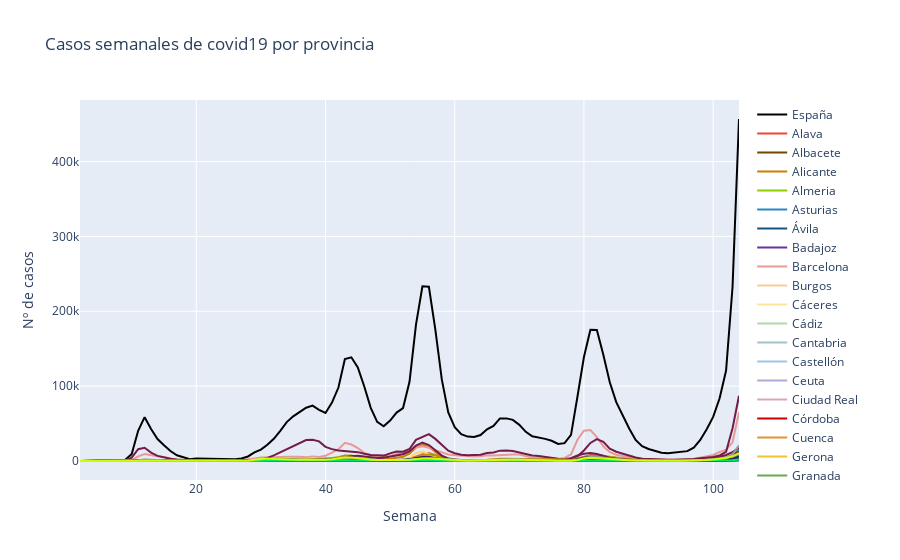

This figure's notebook cell:
### Code cell
alava = go.Scatter(x= covid_semanal_prov['Semana'] , y= covid_semanal_prov[lista_provincias[1]] , name= lista_provincias[1] , mode= 'lines' , marker= dict(color= '#f44336'))
albacete = go.Scatter(x= covid_semanal_prov['Semana'] , y= covid_semanal_prov[lista_provincias[2]] , name= lista_provincias[2] , mode= 'lines' , marker= dict(color= '#744700'))
alicante = go.Scatter(x= covid_semanal_prov['Semana'] , y= covid_semanal_prov[lista_provincias[3]] , name= lista_provincias[3] , mode= 'lines' , marker= dict(color= '#ce7e00'))
almeria = go.Scatter(x= covid_semanal_prov['Semana'] , y= covid_semanal_prov[lista_provincias[4]] , name= lista_provincias[4] , mode= 'lines' , marker= dict(color= '#8fce00'))
asturias = go.Scatter(x= covid_semanal_prov['Semana'] , y= covid_semanal_prov[lista_provincias[5]] , name= lista_provincias[5] , mode= 'lines' , marker= dict(color= '#2986cc'))
avila = go.Scatter(x= covid_semanal_prov['Semana'] , y= covid_semanal_prov[lista_provincias[6]] , name= lista_provincias[6] , mode= 'lines' , marker= dict(color= '#16537e'))
badajoz = go.Scatter(x= covid_semanal_prov['Semana'] , y= covid_semanal_prov[lista_provincias[7]] , name= lista_provincias[7] , mode= 'lines' , marker= dict(color= '#6a329f'))
barcelona = go.Scatter(x= covid_semanal_prov['Semana'] , y= covid_semanal_prov[lista_provincias[8]] , name= lista_provincias[8] , mode= 'lines' , marker= dict(color= '#ea9999'))
burgos = go.Scatter(x= covid_semanal_prov['Semana'] , y= covid_semanal_prov[lista_provincias[9]] , name= lista_provincias[9] , mode= 'lines' , marker= dict(color= '#f9cb9c'))
caceres = go.Scatter(x= covid_semanal_prov['Semana'] , y= covid_semanal_prov[lista_provincias[10]] , name= lista_provincias[10] , mode= 'lines' , marker= dict(color= '#ffe599'))
cadiz = go.Scatter(x= covid_semanal_prov['Semana'] , y= covid_semanal_prov[lista_provincias[11]] , name= lista_provincias[11] , mode= 'lines' , marker= dict(color= '#b6d7a8'))
cantabria = go.Scatter(x= covid_semanal_prov['Semana'] , y= covid_semanal_prov[lista_provincias[12]] , name= lista_provincias[12] , mode= 'lines' , marker= dict(color= '#a2c4c9'))
castellon = go.Scatter(x= covid_semanal_prov['Semana'] , y= covid_semanal_prov[lista_provincias[13]] , name= lista_provincias[13] , mode= 'lines' , marker= dict(color= '#9fc5e8'))
ceuta = go.Scatter(x= covid_semanal_prov['Semana'] , y= covid_semanal_prov[lista_provincias[14]] , name= lista_provincias[14] , mode= 'lines' , marker= dict(color= '#b4a7d6'))
ciudad_real = go.Scatter(x= covid_semanal_prov['Semana'] , y= covid_semanal_prov[lista_provincias[15]] , name= lista_provincias[15] , mode= 'lines' , marker= dict(color= '#d5a6bd'))
cordoba = go.Scatter(x= covid_semanal_prov['Semana'] , y= covid_semanal_prov[lista_provincias[16]] , name= lista_provincias[16] , mode= 'lines' , marker= dict(color= '#cc0000'))
cuenca = go.Scatter(x= covid_semanal_prov['Semana'] , y= covid_semanal_prov[lista_provincias[17]] , name= lista_provincias[17] , mode= 'lines' , marker= dict(color= '#e69138'))
gerona = go.Scatter(x= covid_semanal_prov['Semana'] , y= covid_semanal_prov[lista_provincias[18]] , name= lista_provincias[18] , mode= 'lines' , marker= dict(color= '#f1c232'))
granada = go.Scatter(x= covid_semanal_prov['Semana'] , y= covid_semanal_prov[lista_provincias[19]] , name= lista_provincias[19] , mode= 'lines' , marker= dict(color= '#6aa84f'))
guadalajara = go.Scatter(x= covid_semanal_prov['Semana'] , y= covid_semanal_prov[lista_provincias[20]] , name= lista_provincias[20] , mode= 'lines' , marker= dict(color= '#45818e'))
guipuzcoa = go.Scatter(x= covid_semanal_prov['Semana'] , y= covid_semanal_prov[lista_provincias[21]] , name= lista_provincias[21] , mode= 'lines' , marker= dict(color= '#3d85c6'))
huelva = go.Scatter(x= covid_semanal_prov['Semana'] , y= covid_semanal_prov[lista_provincias[22]] , name= lista_provincias[22] , mode= 'lines' , marker= dict(color= '#674ea7'))
huesca = go.Scatter(x= covid_semanal_prov['Semana'] , y= covid_semanal_prov[lista_provincias[23]] , name= lista_provincias[23] , mode= 'lines' , marker= dict(color= '#a64d79'))
jaen = go.Scatter(x= covid_semanal_prov['Semana'] , y= covid_semanal_prov[lista_provincias[24]] , name= lista_provincias[25] , mode= 'lines' , marker= dict(color= '#990000'))
coruña = go.Scatter(x= covid_semanal_prov['Semana'] , y= covid_semanal_prov[lista_provincias[25]] , name= lista_provincias[25] , mode= 'lines' , marker= dict(color= '#b45f06'))
rioja = go.Scatter(x= covid_semanal_prov['Semana'] , y= covid_semanal_prov[lista_provincias[26]] , name= lista_provincias[26] , mode= 'lines' , marker= dict(color= '#bf9000'))
las_palmas = go.Scatter(x= covid_semanal_prov['Semana'] , y= covid_semanal_prov[lista_provincias[27]] , name= lista_provincias[27] , mode= 'lines' , marker= dict(color= '#38761d'))
leon = go.Scatter(x= covid_semanal_prov['Semana'] , y= covid_semanal_prov[lista_provincias[28]] , name= lista_provincias[28] , mode= 'lines' , marker= dict(color= '#134f5c'))
lerida = go.Scatter(x= covid_semanal_prov['Semana'] , y= covid_semanal_prov[lista_provincias[29]] , name= lista_provincias[29] , mode= 'lines' , marker= dict(color= '#0b5394'))
lugo = go.Scatter(x= covid_semanal_prov['Semana'] , y= covid_semanal_prov[lista_provincias[30]] , name= lista_provincias[30] , mode= 'lines' , marker= dict(color= '#351c75'))
madrid = go.Scatter(x= covid_semanal_prov['Semana'] , y= covid_semanal_prov[lista_provincias[31]] , name= lista_provincias[31] , mode= 'lines' , marker= dict(color= '#741b47'))
malaga = go.Scatter(x= covid_semanal_prov['Semana'] , y= covid_semanal_prov[lista_provincias[32]] , name= lista_provincias[32] , mode= 'lines' , marker= dict(color= '#e06666'))
melilla = go.Scatter(x= covid_semanal_prov['Semana'] , y= covid_semanal_prov[lista_provincias[33]] , name= lista_provincias[33] , mode= 'lines' , marker= dict(color= '#f6b26b'))
murcia = go.Scatter(x= covid_semanal_prov['Semana'] , y= covid_semanal_prov[lista_provincias[34]] , name= lista_provincias[34] , mode= 'lines' , marker= dict(color= '#ffd966'))
navarra = go.Scatter(x= covid_semanal_prov['Semana'] , y= covid_semanal_prov[lista_provincias[35]] , name= lista_provincias[35] , mode= 'lines' , marker= dict(color= '#93c47d'))
orense = go.Scatter(x= covid_semanal_prov['Semana'] , y= covid_semanal_prov[lista_provincias[36]] , name= lista_provincias[36] , mode= 'lines' , marker= dict(color= '#76a5af'))
palencia = go.Scatter(x= covid_semanal_prov['Semana'] , y= covid_semanal_prov[lista_provincias[37]] , name= lista_provincias[37] , mode= 'lines' , marker= dict(color= '#6fa8dc'))
pontevedra = go.Scatter(x= covid_semanal_prov['Semana'] , y= covid_semanal_prov[lista_provincias[38]] , name= lista_provincias[38] , mode= 'lines' , marker= dict(color= '#8e7cc3'))
salamanca = go.Scatter(x= covid_semanal_prov['Semana'] , y= covid_semanal_prov[lista_provincias[39]] , name= lista_provincias[39] , mode= 'lines' , marker= dict(color= '#c27ba0'))
tenerife = go.Scatter(x= covid_semanal_prov['Semana'] , y= covid_semanal_prov[lista_provincias[40]] , name= lista_provincias[40] , mode= 'lines' , marker= dict(color= '#990000'))
segovia = go.Scatter(x= covid_semanal_prov['Semana'] , y= covid_semanal_prov[lista_provincias[41]] , name= lista_provincias[41] , mode= 'lines' , marker= dict(color= '#b45f06'))
sevilla = go.Scatter(x= covid_semanal_prov['Semana'] , y= covid_semanal_prov[lista_provincias[42]] , name= lista_provincias[42] , mode= 'lines' , marker= dict(color= '#bf9000'))
soria = go.Scatter(x= covid_semanal_prov['Semana'] , y= covid_semanal_prov[lista_provincias[43]] , name= lista_provincias[43] , mode= 'lines' , marker= dict(color= '#38761d'))
tarragona = go.Scatter(x= covid_semanal_prov['Semana'] , y= covid_semanal_prov[lista_provincias[44]] , name= lista_provincias[44] , mode= 'lines' , marker= dict(color= '#134f5c'))
teruel = go.Scatter(x= covid_semanal_prov['Semana'] , y= covid_semanal_prov[lista_provincias[45]] , name= lista_provincias[45] , mode= 'lines' , marker= dict(color= '#0b5394'))
toledo = go.Scatter(x= covid_semanal_prov['Semana'] , y= covid_semanal_prov[lista_provincias[46]] , name= lista_provincias[46] , mode= 'lines' , marker= dict(color= '#351c75'))
valencia = go.Scatter(x= covid_semanal_prov['Semana'] , y= covid_semanal_prov[lista_provincias[47]] , name= lista_provincias[47] , mode= 'lines' , marker= dict(color= '#741b47'))
valladolid = go.Scatter(x= covid_semanal_prov['Semana'] , y= covid_semanal_prov[lista_provincias[48]] , name= lista_provincias[48] , mode= 'lines' , marker= dict(color= '#444444'))
vizcaya = go.Scatter(x= covid_semanal_prov['Semana'] , y= covid_semanal_prov[lista_provincias[49]] , name= lista_provincias[49] , mode= 'lines' , marker= dict(color= '#999999'))
zamora = go.Scatter(x= covid_semanal_prov['Semana'] , y= covid_semanal_prov[lista_provincias[50]] , name= lista_provincias[50] , mode= 'lines' , marker= dict(color= '#05e75c'))
zaragoza = go.Scatter(x= covid_semanal_prov['Semana'] , y= covid_semanal_prov[lista_provincias[51]] , name= lista_provincias[51] , mode= 'lines' , marker= dict(color= '#ccff00'))
españa = go.Scatter(x= covid_semanal_prov['Semana'] , y= covid_semanal_prov[lista_provincias[52]] , name= lista_provincias[52] , mode= 'lines' , marker= dict(color= '#000000'))

data = [españa , alava , albacete , alicante , almeria , asturias , avila , badajoz , barcelona , burgos , caceres , cadiz , cantabria , castellon , ceuta , ciudad_real , cordoba , cuenca , gerona , granada , guadalajara , guipuzcoa , huelva , huesca , jaen , coruña , rioja , las_palmas , leon , lerida , lugo , madrid , malaga , melilla , murcia , navarra , orense , palencia , pontevedra , salamanca , tenerife , segovia , sevilla , soria , tarragona , teruel , toledo , valencia , valladolid , vizcaya , zamora , zaragoza]
layout = dict(title= 'Casos semanales de covid19 por provincia' , xaxis= dict(title= 'Semana') , yaxis= dict(title= 'Nº de casos'))

fig_covid_semanal_prov = go.Figure(data= data , layout= layout)
iplot(fig_covid_semanal_prov)
